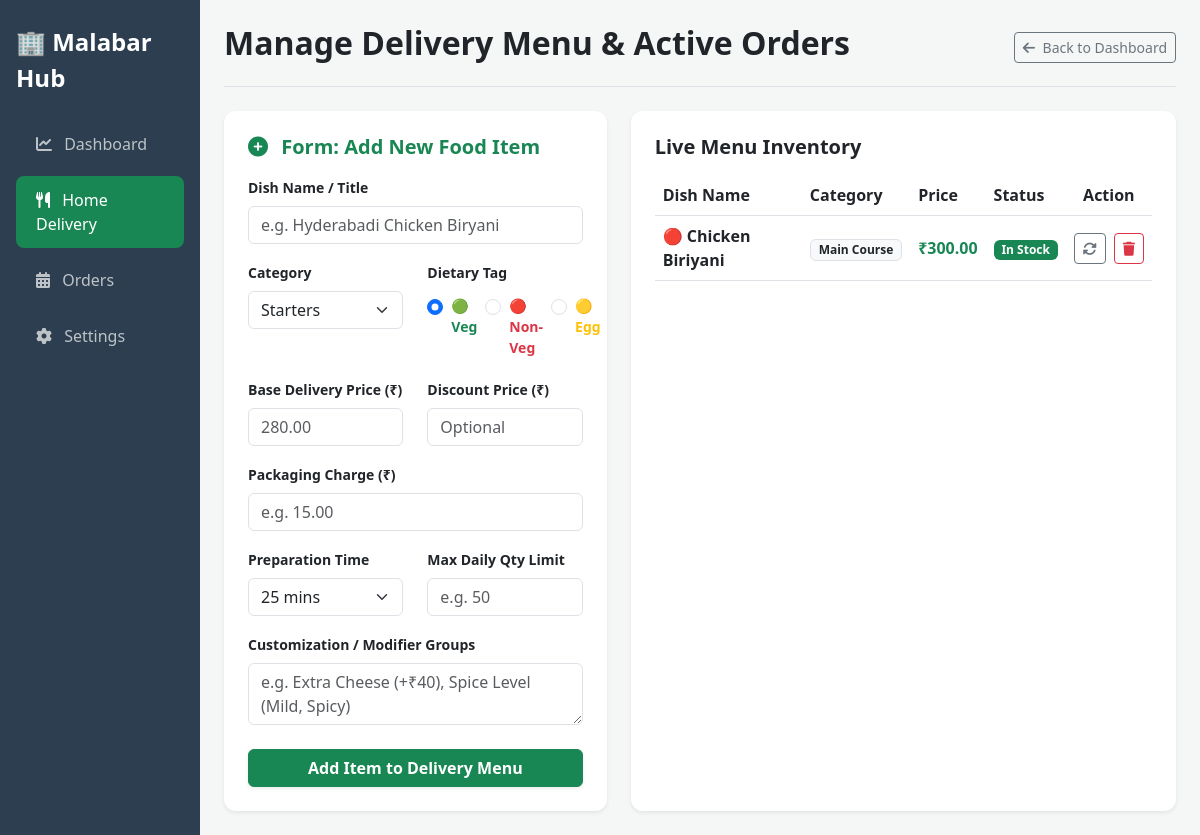
The page /partner/delivery/manage/ (signed in) on the database its author committed.
### restaurants/models.py (models this page shows, shortened)
class MenuItem(models.Model):
    CATEGORY_CHOICES = [
        ('starters', 'Starters / Appetizers'),
        ('main_course', 'Main Course'),
        ('beverages', 'Beverages'),
        ('desserts', 'Desserts'),
        ('snacks', 'Snacks'),
    ]
    restaurant = models.ForeignKey(Restaurant, on_delete=models.CASCADE, related_name='menu_items')
    name = models.CharField(max_length=200)
    description = models.TextField(blank=True)
    price = models.DecimalField(max_digits=8, decimal_places=2)
    category = models.CharField(max_length=50, choices=CATEGORY_CHOICES, default='main_course')
    image = models.ImageField(upload_to='menu_items/', blank=True, null=True)
    is_available = models.BooleanField(default=True)
    is_veg = models.BooleanField(default=False)

### restaurants/views.py (the view, shortened to what this page needs)
# urls.py: path('partner/delivery/manage/', views.manage_delivery_view, name='manage_delivery'),
def manage_delivery_view(request):
    try:
        restaurant = Restaurant.objects.get(user=request.user)
    except Restaurant.DoesNotExist:
        messages.error(request, "Please complete your restaurant profile first.")
        return redirect('edit_restaurant_profile')
    menu_items = MenuItem.objects.filter(restaurant=restaurant)
    context = {
        'menu_items': menu_items
    }
    return render(request, 'restaurants/manage_delivery.html', context)

### templates/restaurants/manage_delivery.html (shortened to what this page needs)
<!DOCTYPE html>
<html lang="en">
<head>
    <link href="https://cdn.jsdelivr.net/npm/bootstrap@5.3.0/dist/css/bootstrap.min.css" rel="stylesheet">
    <link rel="stylesheet" href="https://cdnjs.cloudflare.com/ajax/libs/font-awesome/6.4.0/css/all.min.css">
</head>
<body>
    <div class="container-fluid">
        <div class="row">
            <nav class="col-md-3 col-lg-2 d-md-block sidebar collapse p-3">
                <div class="d-flex align-items-center mb-4 mt-2">
                    <span class="fs-4 fw-bold text-white">🏢 Malabar Hub</span>
                </div>
                <ul class="nav flex-column">
                    <li class="nav-item mb-2"><a href="{% url 'partner_dashboard' %}" class="nav-link"><i class="fas fa-chart-line me-2"></i> Dashboard</a></li>
                    <li class="nav-item mb-2"><a href="#" class="nav-link active"><i class="fas fa-utensils me-2"></i> Home Delivery</a></li>
                    <li class="nav-item mb-2"><a href="{% url 'partner_delivery_orders' %}" class="nav-link"><i class="fas fa-calendar-alt me-2"></i> Orders</a></li>
                    <li class="nav-item mb-2"><a href="{% url 'edit_restaurant_profile' %}" class="nav-link"><i class="fas fa-cog me-2"></i> Settings</a></li>
                </ul>
            </nav>
            <main class="col-md-9 ms-sm-auto col-lg-10 px-md-4 py-4">
                <div class="d-flex justify-content-between align-items-center pb-3 mb-4 border-bottom">
                    <h2 class="fw-bold text-dark">Manage Delivery Menu & Active Orders</h2>
                    <a href="{% url 'partner_dashboard' %}" class="btn btn-outline-secondary btn-sm"><i class="fas fa-arrow-left me-1"></i> Back to Dashboard</a>
                </div>
                <div class="row g-4">
                    <div class="col-lg-5">
                        <div class="card shadow-sm p-4">
                            <h5 class="fw-bold mb-3 text-success"><i class="fas fa-plus-circle me-2"></i> Form: Add New Food Item</h5>
                            <form method="POST" action="">
                                <div class="mb-3">
                                    <label class="form-label small fw-bold">Dish Name / Title</label>
                                    <input type="text" name="dish_name" class="form-control" placeholder="e.g. Hyderabadi Chicken Biryani" required>
                                </div>
                                <div class="row">
                                    <div class="col-md-6 mb-3">
                                        <label class="form-label small fw-bold">Category</label>
                                        <select name="category" class="form-select">
                                            <option value="Starters">Starters</option>
                                        </select>
                                    </div>
                                    <div class="col-md-6 mb-3">
                                        <label class="form-label small fw-bold">Dietary Tag</label>
                                        <div class="d-flex gap-2 mt-1">
                                            <div class="form-check">
                                                <input class="form-check-input" type="radio" name="dietary_tag" value="Veg" id="tagVeg" checked>
                                                <label class="form-check-label small text-success fw-bold" for="tagVeg">🟢 Veg</label>
                                            </div>
                                            <div class="form-check">
                                                <input class="form-check-input" type="radio" name="dietary_tag" value="Non-Veg" id="tagNonVeg">
                                                <label class="form-check-label small text-danger fw-bold" for="tagNonVeg">🔴 Non-Veg</label>
                                            </div>
                                            <div class="form-check">
                                                <input class="form-check-input" type="radio" name="dietary_tag" value="Egg" id="tagEgg">
                                                <label class="form-check-label small text-warning fw-bold" for="tagEgg">🟡 Egg</label>
                                            </div>
                                        </div>
                                    </div>
                                </div>
                                <div class="row">
                                    <div class="col-md-6 mb-3">
                                        <label class="form-label small fw-bold">Base Delivery Price (₹)</label>
                                        <input type="number" step="0.01" name="price" class="form-control" placeholder="280.00" required>
                                    </div>
                                    <div class="col-md-6 mb-3">
                                        <label class="form-label small fw-bold">Discount Price (₹)</label>
                                        <input type="number" step="0.01" name="discount_price" class="form-control" placeholder="Optional">
                                    </div>
                                </div>
                                <div class="mb-3">
                                    <label class="form-label small fw-bold">Packaging Charge (₹)</label>
                                    <input type="number" step="0.01" name="packaging_fee" class="form-control" placeholder="e.g. 15.00" required>
                                </div>
                                <div class="row">
                                    <div class="col-md-6 mb-3">
                                        <label class="form-label small fw-bold">Preparation Time</label>
                                        <select name="prep_time" class="form-select">
                                            <option value="25 mins" selected>25 mins</option>
                                        </select>
                                    </div>
                                    <div class="col-md-6 mb-3">
                                        <label class="form-label small fw-bold">Max Daily Qty Limit</label>
                                        <input type="number" name="daily_limit" class="form-control" placeholder="e.g. 50">
                                    </div>
                                </div>
                                <div class="mb-4">
                                    <label class="form-label small fw-bold">Customization / Modifier Groups</label>
                                    <textarea name="modifiers" class="form-control" rows="2" placeholder="e.g. Extra Cheese (+₹40), Spice Level (Mild, Spicy)"></textarea>
                                </div>
                                <button type="submit" class="btn btn-success w-100 fw-bold shadow-sm">Add Item to Delivery Menu</button>
                            </form>
                        </div>
                    </div>
                    <div class="col-lg-7">
                        <div class="card shadow-sm p-4 h-100">
                            <div class="d-flex justify-content-between align-items-center mb-3">
                                <h5 class="fw-bold mb-0">Live Menu Inventory</h5>
                            </div>
                            <div class="table-responsive">
                                <table class="table align-middle">
                                    <thead class="text-muted">
                                        <tr>
                                            <th>Dish Name</th>
                                            <th>Category</th>
                                            <th>Price</th>
                                            <th>Status</th>
                                            <th class="text-center">Action</th>
                                        </tr>
                                    </thead>
                                    <tbody>
                                        {% for item in menu_items %}
                                        <tr>
                                            <td class="fw-bold">
                                                {% if item.is_veg %}🟢{% else %}🔴{% endif %}
                                                {{ item.name }}
                                            </td>
                                            <td><span class="badge bg-light text-dark border">{{ item.get_category_display|default:item.category }}</span></td>
                                            <td class="text-success fw-bold">₹{{ item.price }}</td>
                                            <td>
                                                {% if item.is_available %}
                                                    <span class="badge bg-success">In Stock</span>
                                                {% else %}
                                                    <span class="badge bg-danger">Out of Stock</span>
                                                {% endif %}
                                            </td>
                                            <td class="text-center">
                                                <div class="d-flex justify-content-center gap-2">
                                                    <form action="{% url 'toggle_menu_item' item.id %}" method="POST" class="d-inline">
                                                        <button type="submit" class="btn btn-sm btn-outline-secondary" title="Toggle Stock">
                                                            <i class="fas fa-sync-alt"></i>
                                                        </button>
                                                    </form>
                                                    <form action="{% url 'delete_menu_item' item.id %}" method="POST" class="d-inline" onsubmit="return confirm('Are you sure you want to remove this item?');">
                                                        <button type="submit" class="btn btn-sm btn-outline-danger" title="Delete Item">
                                                            <i class="fas fa-trash"></i>
                                                        </button>
                                                    </form>
                                                </div>
                                            </td>
                                        </tr>
                                        {% endfor %}
                                    </tbody>
                                </table>
                            </div>
                        </div>
                    </div>
                </div>
            </main>
        </div>
    </div>
</body>
</html>

### templates/restaurants/manage_delivery.html (style rules this page uses)
body { background-color: #f4f7f6; font-family: 'Segoe UI', Tahoma, Geneva, Verdana, sans-serif; }
.sidebar { min-height: 100vh; background-color: #2c3e50; color: #fff; }
.sidebar .nav-link { color: #bdc3c7; padding: 12px 20px; font-weight: 500; transition: 0.3s; }
.sidebar .nav-link:hover, .sidebar .nav-link.active { color: #fff; background-color: #198754; border-radius: 8px; }
.card { border-radius: 12px; border: none; }
.table thead { background-color: #f8f9fa; }

### rows shown on the page
MenuItem: name "Chicken Biriyani", category "Main Course", price "300.00", is_available "In Stock"
